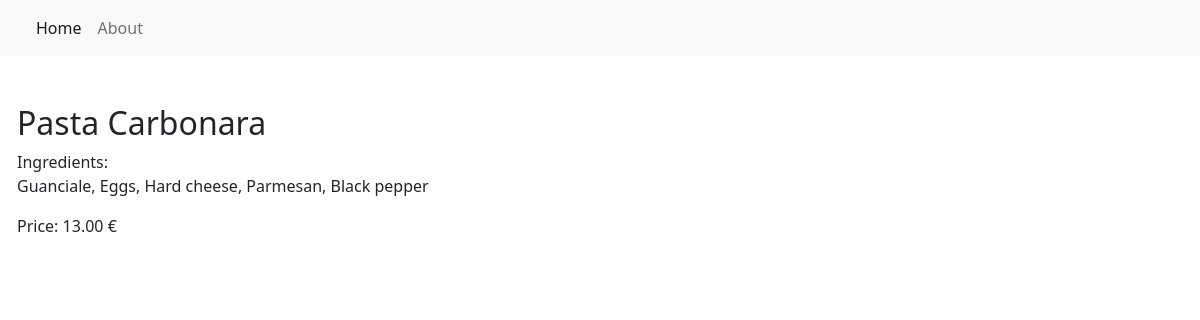
The page /item/6/ on the database its author committed.
### restaurant_menu/models.py (models this page shows, shortened)
class Item(models.Model):
    meal = models.CharField(max_length=500, unique=True)
    description = models.CharField(max_length=2000)
    price = models.DecimalField(max_digits=10, decimal_places=2)
    meal_type = models.CharField(max_length=50, choices=MEAL_TYPE)
    author = models.ForeignKey(User, on_delete=models.PROTECT)
    status = models.IntegerField(choices=STATUS, default=0)
    date_created = models.DateTimeField(auto_now_add=True)
    date_updated = models.DateTimeField(auto_now=True)

### restaurant_menu/views.py (the view)
# urls.py: path("item/<int:pk>/", views.MenuItemDetail.as_view(), name="menu_item"),
class MenuItemDetail(generic.DetailView):
    model = Item
    template_name = "menu_item_detail.html"

### restaurant_menu/templates/menu_item_detail.html
{% extends 'base.html' %}
{% block content %}
    <div class="container" style="margin-left:5px">
        <h2 class="pt-5">{{ item.meal }}</h2>
        <p>Ingredients: <br> {{ item.description }}</p>
        <p>Price: {{ item.price }} €</p>
    </div>
{% endblock  %}

### rows shown on the page
Item: meal "Pasta Carbonara", description "Guanciale, Eggs, Hard cheese, Parmesan, Black pepper", price "13.00"
